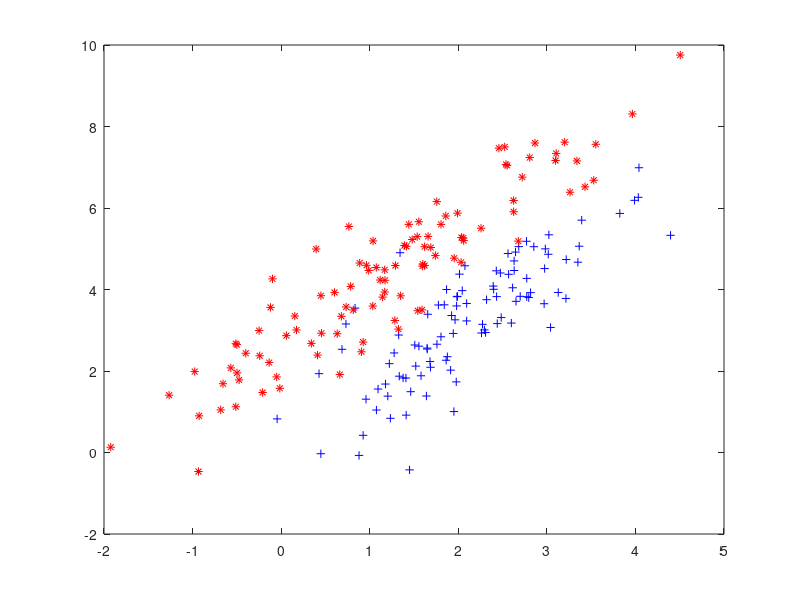

MATLAB code to generate this figure: (Note: this script raises an error after producing the figure.)


clc;
close all;


mu1 = [2 3];
sigma1 = [1 1.5; 1.5 3];

mu2 = [1 4];
sigma2 = [1.5 2; 2 3.5];

xlength = 100;
ylength= 100;

%rng('default')  % For reproducibility
z_xi = mvnrnd(mu1,sigma1,ylength);

figure('Name','Original Data','NumberTitle','off');
plot(z_xi(:,1),z_xi(:,2),'b+');

hold on
%rng('default')  % For reproducibility
z_yj = mvnrnd(mu2,sigma2,xlength);
 
plot(z_yj(:,1),z_yj(:,2),'r*')

E = 0.1; % Error threshold
growthfactor = 2; % Determines the growthrate of mu 
mu_max =100; % Maximum permissible value of mu
maxstep = 10; % Maximum number of itterations
count=1;
sigma = 1;



mu_old = .005;
%gamma_initial= [.5 .5 .5 0 .5 0 1 .5 .5 1 0 .5 1 0 1 0 1 0 1 0];
gamma_initial = [0 .5 0 0 .5 0 .4 .6 .3 .5 0 .5 0 .5 0 1 .5 .5 0 0];
%gamma_initial(1), gamma_initial(2),gamma_initial(3),gamma_initial(4), gamma_initial(5),gamma_initial(6),gamma_initial(7),gamma_initial(8),gamma_initial(9),gamma_initial(10),gamma_initial(11),gamma_initial(12),gamma_initial(13),gamma_initial(14),gamma_initial(15),gamma_initial(16),gamma_initial(17)
array_of_ones = [ones(8,1)' (-1.*ones(12,1))' ];

J = diag(array_of_ones);
B_Quasi = J;
G_initial = G(z_xi,z_yj, gamma_initial(1), gamma_initial(2),gamma_initial(3),gamma_initial(4), gamma_initial(5),gamma_initial(6),gamma_initial(7),gamma_initial(8),gamma_initial(9),gamma_initial(10),gamma_initial(11),gamma_initial(12),gamma_initial(13),gamma_initial(14),gamma_initial(15),gamma_initial(16),gamma_initial(17),gamma_initial(18),gamma_initial(19),gamma_initial(20), sigma, xlength, ylength);

eta = mu_old/ norm(G_initial);

gamma_one = gamma_initial' + eta*B_Quasi*G_initial;
%gamma_next = gamma_one;
%% Iterationorm(G(z_xi,z_yj, gamma_next(1), gamma_next(2),gamma_next(3),gamma_next(4), gamma_next(5),gamma_next(6),gamma_next(7),gamma_next(8),gamma_next(9),gamma_next(10),gamma_next(11),gamma_next(12),gamma_next(13),gamma_next(14),gamma_next(15),gamma_next(16),gamma_next(17),gamma_next(18),gamma_next(19),gamma_next(20), sigma, xlength, ylength))>E ||
while  count <= maxstep
    count
    mu_new = min(growthfactor*mu_old ,mu_max); % find new stepsize
    G_next = G(z_xi,z_yj, gamma_next(1), gamma_next(2),gamma_next(3),gamma_next(4), gamma_next(5),gamma_next(6),gamma_next(7),gamma_next(8),gamma_next(9),gamma_next(10),gamma_next(11),gamma_next(12),gamma_next(13),gamma_next(14),gamma_next(15),gamma_next(16),gamma_next(17),gamma_next(18),gamma_next(19),gamma_next(20), sigma, xlength,ylength );
    
    eta = mu_new/ norm(G_next);
    
    B_Quasi = B_Updated(G_initial, G_next,B_Quasi,J)
    
    gamma_next = gamma_next + eta*B_Quasi*G_next;
    if isnan(G_next)
        fprintf("Illegal gradient value. Code is updating learning rate:")
    end
    
    
    while L(z_xi, z_yj, xlength,ylength,gamma_next(1), gamma_next(2),gamma_next(3),gamma_next(4), gamma_next(5),gamma_next(6),gamma_next(7),gamma_next(8),gamma_initial(9),gamma_initial(10),gamma_initial(11),gamma_initial(12),gamma_initial(13),gamma_initial(14),gamma_initial(15),gamma_initial(16),gamma_initial(17),gamma_initial(18),gamma_initial(19),gamma_initial(20), sigma)>= L(z_xi, z_yj, xlength,ylength,gamma_next(1), gamma_next(2),gamma_next(3),gamma_next(4), gamma_next(5),gamma_next(6),gamma_next(7),gamma_next(8),gamma_next(9),gamma_next(10),gamma_next(11),gamma_next(12),gamma_next(13),gamma_next(14),gamma_next(15),gamma_next(16),gamma_next(17),gamma_next(18),gamma_next(19),gamma_next(20), sigma) && L(z_xi, z_yj, xlength,ylength,gamma_next(1), gamma_next(2),gamma_next(3),gamma_next(4), gamma_next(5),gamma_next(6),gamma_next(7),gamma_next(8),gamma_next(9),gamma_next(10),gamma_next(11),gamma_next(12),gamma_next(13),gamma_next(14),gamma_next(15),gamma_next(16),gamma_next(17),gamma_next(18),gamma_next(19),gamma_next(20), sigma) >= L(z_xi, z_yj, xlength,ylength,gamma_initial(1), gamma_initial(2),gamma_initial(3),gamma_initial(4), gamma_initial(5),gamma_initial(6),gamma_initial(7),gamma_initial(8),gamma_next(9),gamma_next(10),gamma_next(11),gamma_next(12),gamma_next(13),gamma_next(14),gamma_next(15),gamma_next(16),gamma_next(17),gamma_next(18),gamma_next(19),gamma_next(20), sigma)
        mu_new = mu_new/2;
        eta = mu_new/ norm(G_next);
        gamma_next = gamma_next - eta*B_Quasi*G_next;
        
        B_Quasi = B_Updated(G_initial, G_next,B_Quasi,J);
                
        gamma_next = gamma_next - eta*B_Quasi*G_next;
        %G_initial = G_next;
        if isnan(G_next)
            fprintf("debug:")
        end
        
        z_xi = phi_grad(z_xi,gamma_next(1), gamma_next(2),gamma_next(3),gamma_next(4), gamma_next(5),gamma_next(6),gamma_next(7),gamma_next(8),sigma);

        figure

        plot(z_xi(:,1),z_xi(:,2),'+')
        hold on

        plot(z_yj(:,1),z_yj(:,2),'r*');
        
        if count >= maxstep
            
            break;
        end
        
    
    end
    
        
    
    

    
    z_xi = phi_grad(z_xi,gamma_next(1), gamma_next(2),gamma_next(3),gamma_next(4), gamma_next(5),gamma_next(6),gamma_next(7),gamma_next(8),sigma);
    
    figure('Name','Transported Data')
    

    plot(z_xi(:,1),z_xi(:,2),'+');
    hold on
    plot(z_yj(:,1),z_yj(:,2),'r*')
    drawnow
    
    count = count +1;
    if count >=maxstep
        break;
    end


    
end
